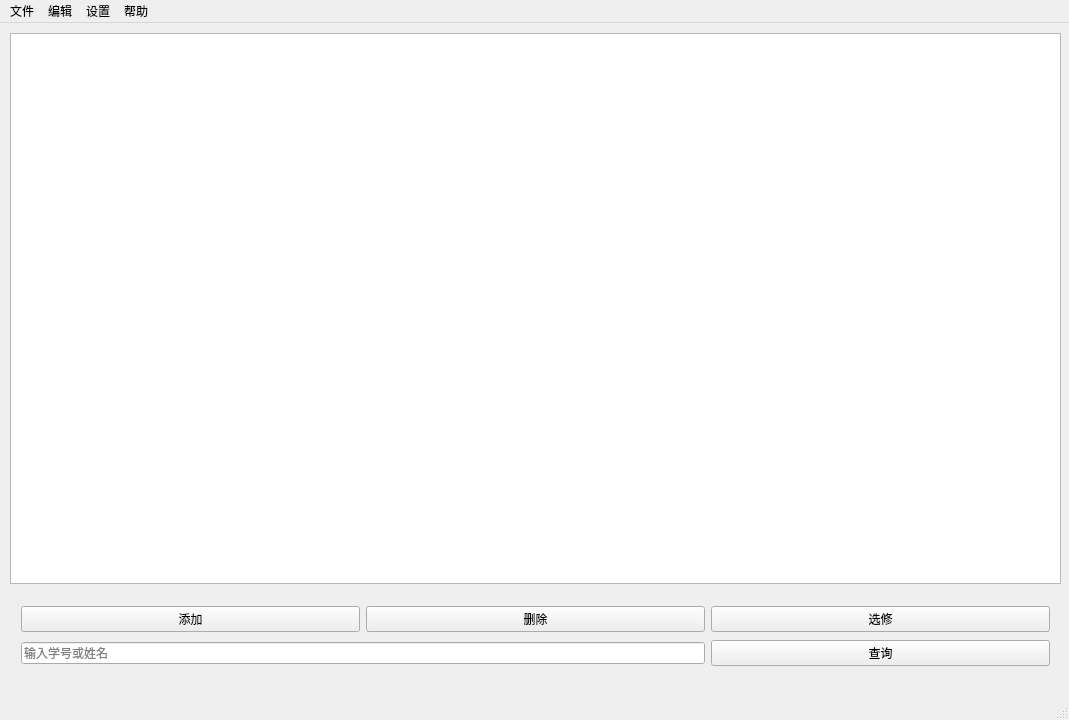
<?xml version="1.0" encoding="UTF-8"?>
<ui version="4.0">
 <class>MainWindow</class>
 <widget class="QMainWindow" name="MainWindow">
  <property name="enabled">
   <bool>true</bool>
  </property>
  <property name="geometry">
   <rect>
    <x>0</x>
    <y>0</y>
    <width>1069</width>
    <height>720</height>
   </rect>
  </property>
  <property name="minimumSize">
   <size>
    <width>1069</width>
    <height>720</height>
   </size>
  </property>
  <property name="maximumSize">
   <size>
    <width>1069</width>
    <height>720</height>
   </size>
  </property>
  <property name="windowTitle">
   <string>成绩管理系统</string>
  </property>
  <property name="windowIcon">
   <iconset resource="images.qrc">
    <normaloff>:/new/images/成绩管理.png</normaloff>:/new/images/成绩管理.png</iconset>
  </property>
  <widget class="QWidget" name="centralWidget">
   <widget class="QWidget" name="layoutWidget">
    <property name="geometry">
     <rect>
      <x>10</x>
      <y>570</y>
      <width>1051</width>
      <height>88</height>
     </rect>
    </property>
    <layout class="QGridLayout" name="gridLayout">
     <item row="1" column="2">
      <widget class="QPushButton" name="pushButton_4">
       <property name="text">
        <string>查询</string>
       </property>
      </widget>
     </item>
     <item row="1" column="0" colspan="2">
      <widget class="QLineEdit" name="searchEdit">
       <property name="sizePolicy">
        <sizepolicy hsizetype="Minimum" vsizetype="Fixed">
         <horstretch>0</horstretch>
         <verstretch>0</verstretch>
        </sizepolicy>
       </property>
       <property name="placeholderText">
        <string>输入学号或姓名</string>
       </property>
      </widget>
     </item>
     <item row="0" column="0">
      <widget class="QPushButton" name="pushButton">
       <property name="mouseTracking">
        <bool>false</bool>
       </property>
       <property name="styleSheet">
        <string notr="true"/>
       </property>
       <property name="text">
        <string>添加</string>
       </property>
      </widget>
     </item>
     <item row="0" column="2">
      <widget class="QPushButton" name="pushButton_3">
       <property name="text">
        <string>选修</string>
       </property>
      </widget>
     </item>
     <item row="0" column="1">
      <widget class="QPushButton" name="pushButton_2">
       <property name="text">
        <string>删除</string>
       </property>
      </widget>
     </item>
    </layout>
   </widget>
   <widget class="QTableView" name="mainView">
    <property name="geometry">
     <rect>
      <x>10</x>
      <y>10</y>
      <width>1051</width>
      <height>551</height>
     </rect>
    </property>
    <property name="minimumSize">
     <size>
      <width>1051</width>
      <height>551</height>
     </size>
    </property>
    <property name="maximumSize">
     <size>
      <width>1051</width>
      <height>551</height>
     </size>
    </property>
   </widget>
  </widget>
  <widget class="QMenuBar" name="menuBar">
   <property name="geometry">
    <rect>
     <x>0</x>
     <y>0</y>
     <width>1069</width>
     <height>25</height>
    </rect>
   </property>
   <widget class="QMenu" name="menu">
    <property name="title">
     <string>文件</string>
    </property>
    <addaction name="action_5"/>
    <addaction name="action_4"/>
    <addaction name="action_11"/>
   </widget>
   <widget class="QMenu" name="menu_2">
    <property name="title">
     <string>编辑</string>
    </property>
    <addaction name="action_8"/>
    <addaction name="action"/>
    <addaction name="action_7"/>
    <addaction name="action_10"/>
    <addaction name="action_9"/>
    <addaction name="action_6"/>
   </widget>
   <widget class="QMenu" name="menu_3">
    <property name="title">
     <string>设置</string>
    </property>
    <addaction name="separator"/>
    <addaction name="action_2"/>
   </widget>
   <widget class="QMenu" name="menu_4">
    <property name="title">
     <string>帮助</string>
    </property>
    <addaction name="action_3"/>
   </widget>
   <addaction name="menu"/>
   <addaction name="menu_2"/>
   <addaction name="menu_3"/>
   <addaction name="menu_4"/>
  </widget>
  <widget class="QStatusBar" name="statusBar"/>
  <action name="action_2">
   <property name="icon">
    <iconset resource="images.qrc">
     <normaloff>:/new/images/修改密码.png</normaloff>:/new/images/修改密码.png</iconset>
   </property>
   <property name="text">
    <string>修改密码</string>
   </property>
  </action>
  <action name="action_3">
   <property name="icon">
    <iconset resource="images.qrc">
     <normaloff>:/new/images/feedback_fill.png</normaloff>:/new/images/feedback_fill.png</iconset>
   </property>
   <property name="text">
    <string>关于软件</string>
   </property>
  </action>
  <action name="action_4">
   <property name="icon">
    <iconset resource="images.qrc">
     <normaloff>:/new/images/导入.png</normaloff>:/new/images/导入.png</iconset>
   </property>
   <property name="text">
    <string>导入信息</string>
   </property>
  </action>
  <action name="action_8">
   <property name="icon">
    <iconset resource="images.qrc">
     <normaloff>:/new/images/206搜索.png</normaloff>:/new/images/206搜索.png</iconset>
   </property>
   <property name="text">
    <string>查找</string>
   </property>
  </action>
  <action name="action_9">
   <property name="icon">
    <iconset resource="images.qrc">
     <normaloff>:/new/images/empty_fill.png</normaloff>:/new/images/empty_fill.png</iconset>
   </property>
   <property name="text">
    <string>删除</string>
   </property>
  </action>
  <action name="action_10">
   <property name="icon">
    <iconset resource="images.qrc">
     <normaloff>:/new/images/editor.png</normaloff>:/new/images/editor.png</iconset>
   </property>
   <property name="text">
    <string>修改</string>
   </property>
  </action>
  <action name="action">
   <property name="icon">
    <iconset resource="images.qrc">
     <normaloff>:/new/images/addition_fill.png</normaloff>:/new/images/addition_fill.png</iconset>
   </property>
   <property name="text">
    <string>添加</string>
   </property>
  </action>
  <action name="action_5">
   <property name="icon">
    <iconset resource="images.qrc">
     <normaloff>:/new/images/保存.png</normaloff>:/new/images/保存.png</iconset>
   </property>
   <property name="text">
    <string>保存</string>
   </property>
  </action>
  <action name="action_6">
   <property name="icon">
    <iconset resource="images.qrc">
     <normaloff>:/new/images/245筛选过滤.png</normaloff>:/new/images/245筛选过滤.png</iconset>
   </property>
   <property name="text">
    <string>不及格</string>
   </property>
  </action>
  <action name="action_11">
   <property name="icon">
    <iconset resource="images.qrc">
     <normaloff>:/new/images/退出主.png</normaloff>:/new/images/退出主.png</iconset>
   </property>
   <property name="text">
    <string>退出</string>
   </property>
  </action>
  <action name="action_7">
   <property name="icon">
    <iconset resource="images.qrc">
     <normaloff>:/new/images/插入.png</normaloff>:/new/images/插入.png</iconset>
   </property>
   <property name="text">
    <string>插入</string>
   </property>
  </action>
 </widget>
 <layoutdefault spacing="6" margin="11"/>
 <resources>
  <include location="images.qrc"/>
 </resources>
 <connections/>
</ui>
